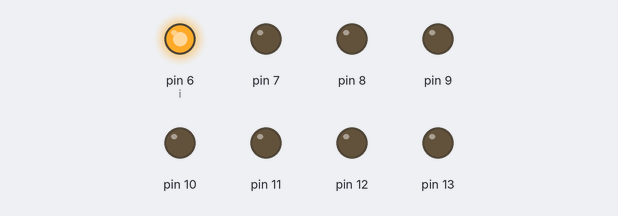
This sketch was run on a simulated Arduino Uno, built with avr-gcc and run on an emulated ATmega328P. On the bench: output pins drawn as LEDs (lit = HIGH).

Above: at 0.12 s.
At 4.87 s:
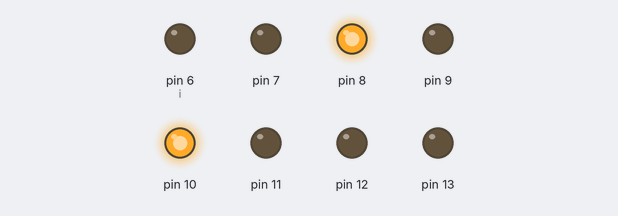
At 9.87 s:
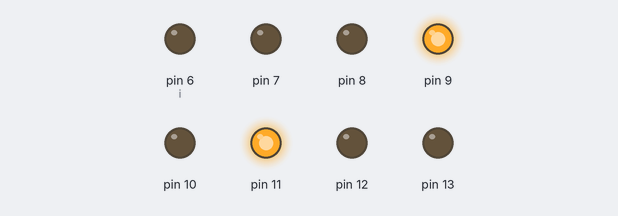
At 19.87 s:
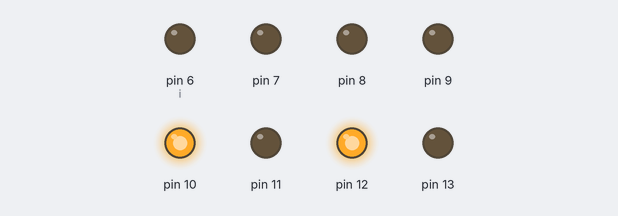
At 29.62 s:
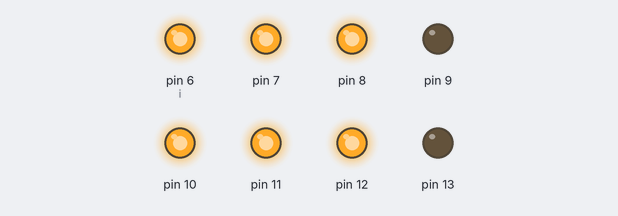
At 39.63 s:
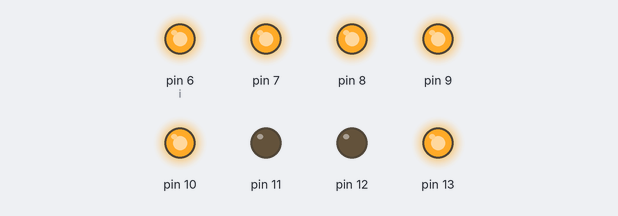
Timing chart, 0 to 40.0 s (numbered marks = the images above):
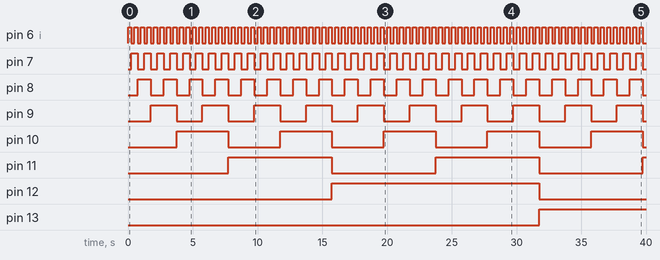

The sketch:

Binary_counter.ino
```cpp
int num = 1;

void setup() {
  int i = 6;
  while (i < 14)
  {
    pinMode(i, OUTPUT);
    i++;
  }
}

void loop() {
  if (num == 256)
    return (0);
  int hold = num;
  int keep = 6;
  while (hold > 0)
  {
    if (hold % 2)
      digitalWrite(keep, HIGH);
    else
      digitalWrite(keep, LOW);
    hold /= 2;
    keep++;
  }
  num++;
  delay(250);
}
```

Measured:
- by itself, pin 6 (i): alternates HIGH for 0.25 s and LOW for 0.25 s
- by itself, pin 7: alternates HIGH for 0.50 s and LOW for 0.50 s
- by itself, pin 8: alternates HIGH for 1.0 s and LOW for 1.0 s
- by itself, pin 9: alternates HIGH for 2.0 s and LOW for 2.0 s
- by itself, pin 10: alternates HIGH for 4.0 s and LOW for 4.0 s
- by itself, pin 11: alternates HIGH for 8.0 s and LOW for 8.0 s
- by itself, pin 12: LOW → HIGH at 15.8 s, → LOW 16.0 s later
- by itself, pin 13: LOW → HIGH at 31.8 s
